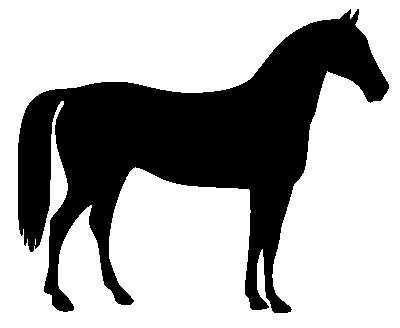
#> input picture skimage.data.horse(), 400 x 328 px
$ python 'Image Pruning.py'
#> lines starting #> are read from the running program, lines starting #| are printed output that depends on the picture; after the words box and inside, x2 and y2 are one past the last pixel; in counts of white or black regions, pixels touching at a corner belong together
"""
Temporary code used to refine the images
1/10/21
"""

import os
from PIL import Image, ImageChops,ImageStat
import time
from skimage.morphology import skeletonize, thin
from skimage import data
import matplotlib.pyplot as plt
from skimage.util import invert
import numpy

# [129 lines left out: functions image, deleteBits, outlines, resize, standardize, filters and 1 more, not called in this run]

def skeletonizing():

    state = ('bin_outlines/Rhode Island.png')
    # Invert the horse image
    image = invert(data.horse())
#> image: shape (328, 400) bool; 33.1% white; 1 white region, box (x1, y1, x2, y2) and area: (18, 9, 389, 313) 43412
    print(type(data.horse()))
    mylist = image.tolist()
#> mylist = 328 items
    print(mylist)
#> (printed output is left out)
    # perform skeletonization
    skeleton = skeletonize(image)
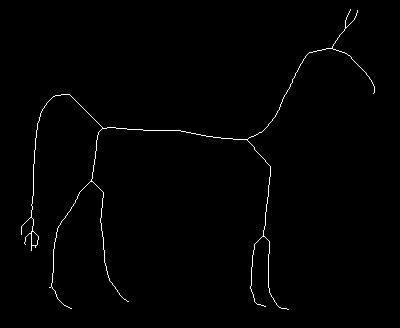
#> skeleton: shape (328, 400) bool; 0.91% white in thin lines or dots, all inside (x1, y1, x2, y2) = (21, 9, 375, 310)

skeletonizing()
